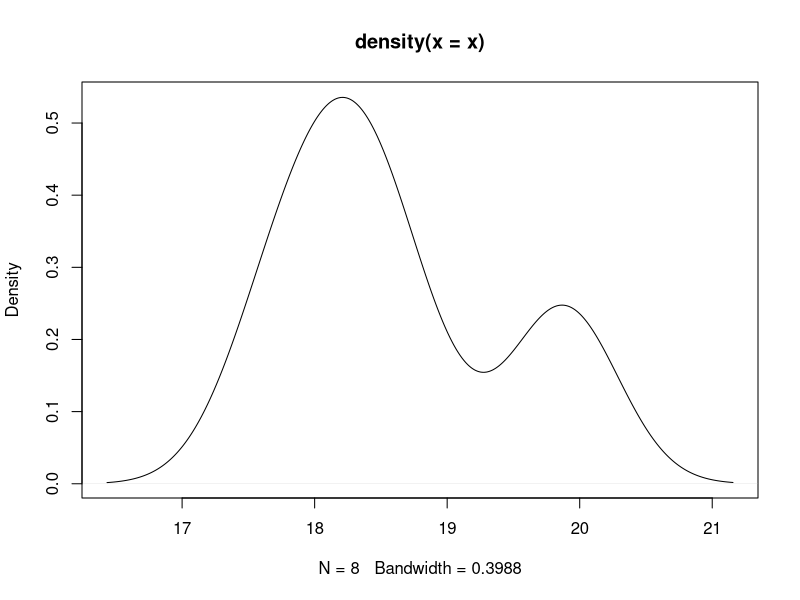
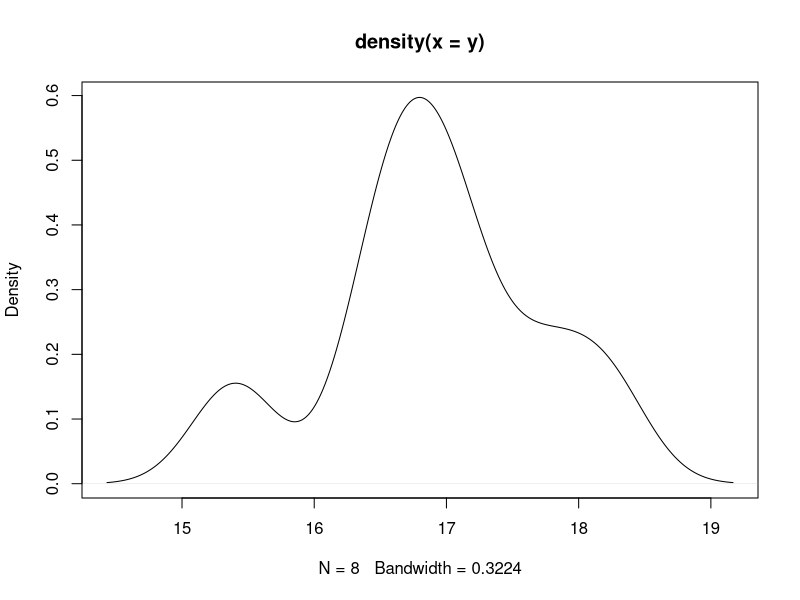
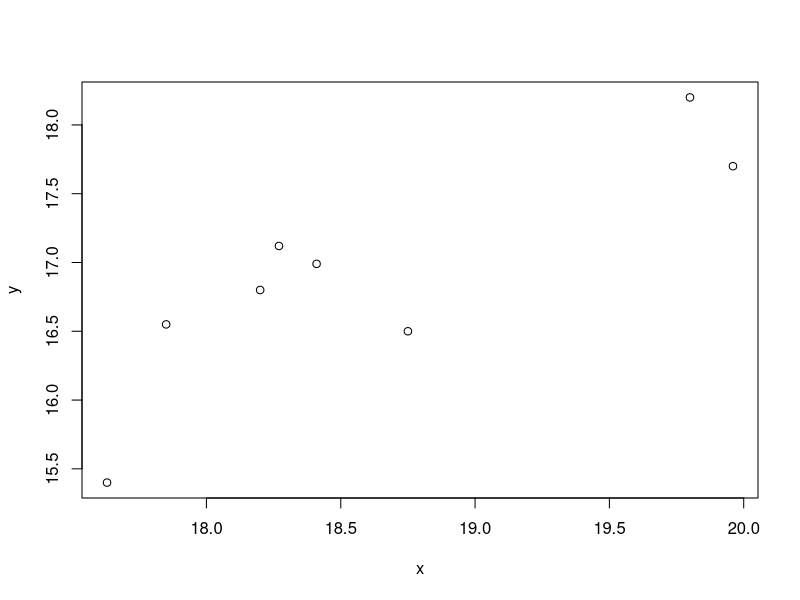

These charts were generated, in order, by the following R code:
x <- c(18.27, 18.41, 17.85, 19.80, 18.20, 19.96, 18.75, 17.63)
y <- c(17.12, 16.99, 16.55, 18.20, 16.80, 17.70, 16.50, 15.40)

length(x)
plot(density(x))
plot(density(y))
plot(x, y)
length(x)
# B1
B1 <- cov(x,y)/var(x)
# Ante un aumento de una unidad de la humedad a la salida del secadero, la 
# esperanza de la humedad a la entrada del silo aumenta en 0.83112

# B0
B0 <- mean(y) - B1*mean(x)

#S2
n=length(x)
p=2
y_sombrero <- B0 + B1*x

S2 <- sum((y-y_sombrero)**2)/(n-p)

Q <- sum((y-y_sombrero)**2)
Te <- sum((y-mean(y))**2)

Se_B1 <- sqrt(S2/sum((y-mean(y))**2))

# Inciso d
options(scipen=999)

y_sombrero2 <- B0 + B1 * 0.19

